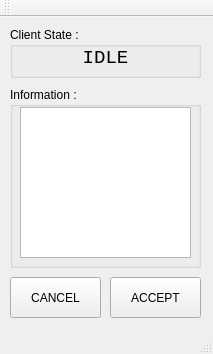
<?xml version="1.0" encoding="UTF-8"?>
<ui version="4.0">
 <class>MainWindow</class>
 <widget class="QMainWindow" name="MainWindow">
  <property name="geometry">
   <rect>
    <x>0</x>
    <y>0</y>
    <width>213</width>
    <height>354</height>
   </rect>
  </property>
  <property name="minimumSize">
   <size>
    <width>213</width>
    <height>354</height>
   </size>
  </property>
  <property name="maximumSize">
   <size>
    <width>213</width>
    <height>354</height>
   </size>
  </property>
  <property name="windowTitle">
   <string>434C - Bosley</string>
  </property>
  <widget class="QWidget" name="centralWidget">
   <widget class="QGroupBox" name="groupBox">
    <property name="geometry">
     <rect>
      <x>10</x>
      <y>10</y>
      <width>191</width>
      <height>51</height>
     </rect>
    </property>
    <property name="title">
     <string>Client State :</string>
    </property>
    <widget class="QLabel" name="labelClientState">
     <property name="geometry">
      <rect>
       <x>10</x>
       <y>20</y>
       <width>171</width>
       <height>21</height>
      </rect>
     </property>
     <property name="font">
      <font>
       <family>Courier New</family>
       <pointsize>14</pointsize>
      </font>
     </property>
     <property name="text">
      <string>IDLE</string>
     </property>
     <property name="alignment">
      <set>Qt::AlignCenter</set>
     </property>
    </widget>
   </widget>
   <widget class="QPushButton" name="acceptButton">
    <property name="geometry">
     <rect>
      <x>110</x>
      <y>260</y>
      <width>91</width>
      <height>41</height>
     </rect>
    </property>
    <property name="text">
     <string>ACCEPT</string>
    </property>
   </widget>
   <widget class="QGroupBox" name="groupBox_2">
    <property name="geometry">
     <rect>
      <x>10</x>
      <y>70</y>
      <width>191</width>
      <height>181</height>
     </rect>
    </property>
    <property name="title">
     <string>Information :</string>
    </property>
    <widget class="QPlainTextEdit" name="informationOut">
     <property name="geometry">
      <rect>
       <x>10</x>
       <y>20</y>
       <width>171</width>
       <height>151</height>
      </rect>
     </property>
     <property name="readOnly">
      <bool>true</bool>
     </property>
    </widget>
   </widget>
   <widget class="QPushButton" name="cancelButton">
    <property name="geometry">
     <rect>
      <x>10</x>
      <y>260</y>
      <width>91</width>
      <height>41</height>
     </rect>
    </property>
    <property name="text">
     <string>CANCEL</string>
    </property>
   </widget>
  </widget>
  <widget class="QMenuBar" name="menuBar">
   <property name="geometry">
    <rect>
     <x>0</x>
     <y>0</y>
     <width>213</width>
     <height>21</height>
    </rect>
   </property>
  </widget>
  <widget class="QToolBar" name="mainToolBar">
   <attribute name="toolBarArea">
    <enum>TopToolBarArea</enum>
   </attribute>
   <attribute name="toolBarBreak">
    <bool>false</bool>
   </attribute>
  </widget>
  <widget class="QStatusBar" name="statusBar"/>
 </widget>
 <layoutdefault spacing="6" margin="11"/>
 <resources/>
 <connections/>
</ui>
